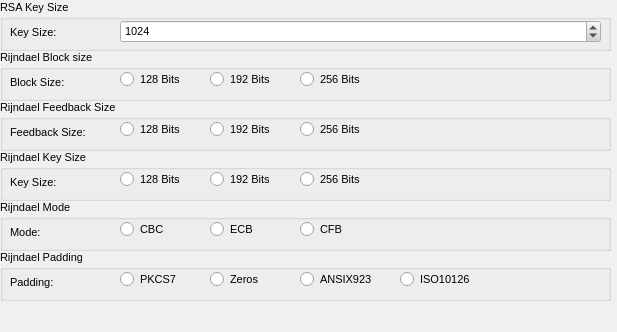
<ui version="4.0" >
 <author></author>
 <comment></comment>
 <exportmacro></exportmacro>
 <class>CryptographyDialog</class>
 <widget class="QWidget" name="CryptographyDialog" >
  <property name="geometry" >
   <rect>
    <x>0</x>
    <y>0</y>
    <width>617</width>
    <height>332</height>
   </rect>
  </property>
  <property name="sizePolicy" >
   <sizepolicy>
    <hsizetype>7</hsizetype>
    <vsizetype>7</vsizetype>
    <horstretch>0</horstretch>
    <verstretch>0</verstretch>
   </sizepolicy>
  </property>
  <property name="palette" >
   <palette>
    <active>
     <color>
      <red>0</red>
      <green>0</green>
      <blue>0</blue>
     </color>
     <color>
      <red>208</red>
      <green>208</green>
      <blue>208</blue>
     </color>
     <color>
      <red>255</red>
      <green>255</green>
      <blue>255</blue>
     </color>
     <color>
      <red>247</red>
      <green>247</green>
      <blue>247</blue>
     </color>
     <color>
      <red>104</red>
      <green>104</green>
      <blue>104</blue>
     </color>
     <color>
      <red>139</red>
      <green>139</green>
      <blue>139</blue>
     </color>
     <color>
      <red>0</red>
      <green>0</green>
      <blue>0</blue>
     </color>
     <color>
      <red>255</red>
      <green>255</green>
      <blue>255</blue>
     </color>
     <color>
      <red>0</red>
      <green>0</green>
      <blue>0</blue>
     </color>
     <color>
      <red>255</red>
      <green>255</green>
      <blue>255</blue>
     </color>
     <color>
      <red>240</red>
      <green>240</green>
      <blue>240</blue>
     </color>
     <color>
      <red>0</red>
      <green>0</green>
      <blue>0</blue>
     </color>
     <color>
      <red>0</red>
      <green>0</green>
      <blue>128</blue>
     </color>
     <color>
      <red>255</red>
      <green>255</green>
      <blue>255</blue>
     </color>
     <color>
      <red>0</red>
      <green>0</green>
      <blue>255</blue>
     </color>
     <color>
      <red>255</red>
      <green>0</green>
      <blue>255</blue>
     </color>
     <color>
      <red>231</red>
      <green>231</green>
      <blue>231</blue>
     </color>
    </active>
    <inactive>
     <color>
      <red>0</red>
      <green>0</green>
      <blue>0</blue>
     </color>
     <color>
      <red>208</red>
      <green>208</green>
      <blue>208</blue>
     </color>
     <color>
      <red>255</red>
      <green>255</green>
      <blue>255</blue>
     </color>
     <color>
      <red>247</red>
      <green>247</green>
      <blue>247</blue>
     </color>
     <color>
      <red>104</red>
      <green>104</green>
      <blue>104</blue>
     </color>
     <color>
      <red>139</red>
      <green>139</green>
      <blue>139</blue>
     </color>
     <color>
      <red>0</red>
      <green>0</green>
      <blue>0</blue>
     </color>
     <color>
      <red>255</red>
      <green>255</green>
      <blue>255</blue>
     </color>
     <color>
      <red>0</red>
      <green>0</green>
      <blue>0</blue>
     </color>
     <color>
      <red>255</red>
      <green>255</green>
      <blue>255</blue>
     </color>
     <color>
      <red>240</red>
      <green>240</green>
      <blue>240</blue>
     </color>
     <color>
      <red>0</red>
      <green>0</green>
      <blue>0</blue>
     </color>
     <color>
      <red>192</red>
      <green>192</green>
      <blue>192</blue>
     </color>
     <color>
      <red>0</red>
      <green>0</green>
      <blue>0</blue>
     </color>
     <color>
      <red>0</red>
      <green>0</green>
      <blue>255</blue>
     </color>
     <color>
      <red>255</red>
      <green>0</green>
      <blue>255</blue>
     </color>
     <color>
      <red>231</red>
      <green>231</green>
      <blue>231</blue>
     </color>
    </inactive>
    <disabled>
     <color>
      <red>104</red>
      <green>104</green>
      <blue>104</blue>
     </color>
     <color>
      <red>208</red>
      <green>208</green>
      <blue>208</blue>
     </color>
     <color>
      <red>255</red>
      <green>255</green>
      <blue>255</blue>
     </color>
     <color>
      <red>247</red>
      <green>247</green>
      <blue>247</blue>
     </color>
     <color>
      <red>104</red>
      <green>104</green>
      <blue>104</blue>
     </color>
     <color>
      <red>139</red>
      <green>139</green>
      <blue>139</blue>
     </color>
     <color>
      <red>104</red>
      <green>104</green>
      <blue>104</blue>
     </color>
     <color>
      <red>255</red>
      <green>255</green>
      <blue>255</blue>
     </color>
     <color>
      <red>104</red>
      <green>104</green>
      <blue>104</blue>
     </color>
     <color>
      <red>240</red>
      <green>240</green>
      <blue>240</blue>
     </color>
     <color>
      <red>240</red>
      <green>240</green>
      <blue>240</blue>
     </color>
     <color>
      <red>0</red>
      <green>0</green>
      <blue>0</blue>
     </color>
     <color>
      <red>0</red>
      <green>0</green>
      <blue>128</blue>
     </color>
     <color>
      <red>255</red>
      <green>255</green>
      <blue>255</blue>
     </color>
     <color>
      <red>0</red>
      <green>0</green>
      <blue>255</blue>
     </color>
     <color>
      <red>255</red>
      <green>0</green>
      <blue>255</blue>
     </color>
     <color>
      <red>231</red>
      <green>231</green>
      <blue>231</blue>
     </color>
    </disabled>
   </palette>
  </property>
  <property name="font" >
   <font>
    <family>Arial</family>
    <pointsize>8</pointsize>
    <weight>50</weight>
    <italic>false</italic>
    <bold>false</bold>
    <underline>false</underline>
    <strikeout>false</strikeout>
   </font>
  </property>
  <property name="contextMenuPolicy" >
   <enum>Qt::NoContextMenu</enum>
  </property>
  <widget class="QGroupBox" name="groupBox_2" >
   <property name="geometry" >
    <rect>
     <x>0</x>
     <y>0</y>
     <width>611</width>
     <height>51</height>
    </rect>
   </property>
   <property name="title" >
    <string>RSA Key Size</string>
   </property>
   <widget class="QLabel" name="label" >
    <property name="geometry" >
     <rect>
      <x>10</x>
      <y>20</y>
      <width>54</width>
      <height>25</height>
     </rect>
    </property>
    <property name="text" >
     <string>Key Size:</string>
    </property>
   </widget>
   <widget class="QSpinBox" name="spinBoxkeysize" >
    <property name="geometry" >
     <rect>
      <x>120</x>
      <y>20</y>
      <width>481</width>
      <height>23</height>
     </rect>
    </property>
    <property name="maximum" >
    <number>16384</number>
    </property>
    <property name="minimum" >
    <number>384</number>
    </property>
    <property name="value" >
    <number>1024</number>
    </property>
   </widget>
  </widget>
  <widget class="QGroupBox" name="groupBox_4" >
   <property name="geometry" >
    <rect>
     <x>0</x>
     <y>50</y>
     <width>611</width>
     <height>51</height>
    </rect>
   </property>
   <property name="title" >
    <string>Rijndael Block size</string>
   </property>
   <widget class="QRadioButton" name="radioButton" >
    <property name="geometry" >
     <rect>
      <x>120</x>
      <y>20</y>
      <width>83</width>
      <height>18</height>
     </rect>
    </property>
    <property name="text" >
     <string>128 Bits</string>
    </property>
   </widget>
   <widget class="QRadioButton" name="radioButton_7" >
    <property name="geometry" >
     <rect>
      <x>230</x>
      <y>50</y>
      <width>83</width>
      <height>18</height>
     </rect>
    </property>
    <property name="text" >
     <string>192 Bits</string>
    </property>
   </widget>
   <widget class="QRadioButton" name="radioButton_8" >
    <property name="geometry" >
     <rect>
      <x>240</x>
      <y>60</y>
      <width>83</width>
      <height>18</height>
     </rect>
    </property>
    <property name="text" >
     <string>192 Bits</string>
    </property>
   </widget>
   <widget class="QRadioButton" name="radioButton_4" >
    <property name="geometry" >
     <rect>
      <x>210</x>
      <y>20</y>
      <width>83</width>
      <height>18</height>
     </rect>
    </property>
    <property name="text" >
     <string>192 Bits</string>
    </property>
   </widget>
   <widget class="QRadioButton" name="radioButton_9" >
    <property name="geometry" >
     <rect>
      <x>300</x>
      <y>20</y>
      <width>83</width>
      <height>18</height>
     </rect>
    </property>
    <property name="text" >
     <string>256 Bits</string>
    </property>
   </widget>
   <widget class="QLabel" name="label_2" >
    <property name="geometry" >
     <rect>
      <x>10</x>
      <y>20</y>
      <width>61</width>
      <height>25</height>
     </rect>
    </property>
    <property name="text" >
     <string>Block Size:</string>
    </property>
   </widget>
  </widget>
  <widget class="QGroupBox" name="groupBox_3" >
   <property name="geometry" >
    <rect>
     <x>0</x>
     <y>100</y>
     <width>611</width>
     <height>51</height>
    </rect>
   </property>
   <property name="title" >
    <string>Rijndael Feedback Size</string>
   </property>
   <widget class="QRadioButton" name="radioButton_2" >
    <property name="geometry" >
     <rect>
      <x>120</x>
      <y>20</y>
      <width>83</width>
      <height>18</height>
     </rect>
    </property>
    <property name="text" >
     <string>128 Bits</string>
    </property>
   </widget>
   <widget class="QRadioButton" name="radioButton_5" >
    <property name="geometry" >
     <rect>
      <x>210</x>
      <y>20</y>
      <width>83</width>
      <height>18</height>
     </rect>
    </property>
    <property name="text" >
     <string>192 Bits</string>
    </property>
   </widget>
   <widget class="QRadioButton" name="radioButton_10" >
    <property name="geometry" >
     <rect>
      <x>300</x>
      <y>20</y>
      <width>83</width>
      <height>18</height>
     </rect>
    </property>
    <property name="text" >
     <string>256 Bits</string>
    </property>
   </widget>
   <widget class="QLabel" name="label_3" >
    <property name="geometry" >
     <rect>
      <x>10</x>
      <y>20</y>
      <width>82</width>
      <height>25</height>
     </rect>
    </property>
    <property name="text" >
     <string>Feedback Size:</string>
    </property>
   </widget>
  </widget>
  <widget class="QGroupBox" name="groupBox_7" >
   <property name="geometry" >
    <rect>
     <x>0</x>
     <y>200</y>
     <width>611</width>
     <height>51</height>
    </rect>
   </property>
   <property name="title" >
    <string>Rijndael Mode</string>
   </property>
   <widget class="QRadioButton" name="radioButton_12" >
    <property name="geometry" >
     <rect>
      <x>120</x>
      <y>20</y>
      <width>83</width>
      <height>18</height>
     </rect>
    </property>
    <property name="text" >
     <string>CBC</string>
    </property>
   </widget>
   <widget class="QRadioButton" name="radioButton_13" >
    <property name="geometry" >
     <rect>
      <x>210</x>
      <y>20</y>
      <width>71</width>
      <height>18</height>
     </rect>
    </property>
    <property name="text" >
     <string>ECB</string>
    </property>
   </widget>
   <widget class="QRadioButton" name="radioButton_14" >
    <property name="geometry" >
     <rect>
      <x>300</x>
      <y>20</y>
      <width>83</width>
      <height>18</height>
     </rect>
    </property>
    <property name="text" >
     <string>CFB</string>
    </property>
   </widget>
   <widget class="QLabel" name="label_5" >
    <property name="geometry" >
     <rect>
      <x>10</x>
      <y>20</y>
      <width>61</width>
      <height>25</height>
     </rect>
    </property>
    <property name="text" >
     <string>Mode:</string>
    </property>
   </widget>
  </widget>
  <widget class="QGroupBox" name="groupBox_5" >
   <property name="geometry" >
    <rect>
     <x>0</x>
     <y>150</y>
     <width>611</width>
     <height>51</height>
    </rect>
   </property>
   <property name="title" >
    <string>Rijndael Key Size</string>
   </property>
   <widget class="QRadioButton" name="radioButton_3" >
    <property name="geometry" >
     <rect>
      <x>120</x>
      <y>20</y>
      <width>83</width>
      <height>18</height>
     </rect>
    </property>
    <property name="text" >
     <string>128 Bits</string>
    </property>
   </widget>
   <widget class="QRadioButton" name="radioButton_11" >
    <property name="geometry" >
     <rect>
      <x>300</x>
      <y>20</y>
      <width>83</width>
      <height>18</height>
     </rect>
    </property>
    <property name="text" >
     <string>256 Bits</string>
    </property>
   </widget>
   <widget class="QRadioButton" name="radioButton_6" >
    <property name="geometry" >
     <rect>
      <x>210</x>
      <y>20</y>
      <width>83</width>
      <height>18</height>
     </rect>
    </property>
    <property name="text" >
     <string>192 Bits</string>
    </property>
   </widget>
   <widget class="QLabel" name="label_4" >
    <property name="geometry" >
     <rect>
      <x>10</x>
      <y>20</y>
      <width>54</width>
      <height>25</height>
     </rect>
    </property>
    <property name="text" >
     <string>Key Size:</string>
    </property>
   </widget>
  </widget>
  <widget class="QGroupBox" name="groupBox_6" >
   <property name="geometry" >
    <rect>
     <x>0</x>
     <y>250</y>
     <width>611</width>
     <height>51</height>
    </rect>
   </property>
   <property name="title" >
    <string>Rijndael Padding</string>
   </property>
   <widget class="QRadioButton" name="radioButton_15" >
    <property name="geometry" >
     <rect>
      <x>120</x>
      <y>20</y>
      <width>83</width>
      <height>18</height>
     </rect>
    </property>
    <property name="text" >
     <string>PKCS7</string>
    </property>
   </widget>
   <widget class="QRadioButton" name="radioButton_16" >
    <property name="geometry" >
     <rect>
      <x>210</x>
      <y>20</y>
      <width>83</width>
      <height>18</height>
     </rect>
    </property>
    <property name="text" >
     <string>Zeros</string>
    </property>
   </widget>
   <widget class="QRadioButton" name="radioButton_17" >
    <property name="geometry" >
     <rect>
      <x>300</x>
      <y>20</y>
      <width>83</width>
      <height>18</height>
     </rect>
    </property>
    <property name="text" >
     <string>ANSIX923</string>
    </property>
   </widget>
   <widget class="QRadioButton" name="radioButton_18" >
    <property name="geometry" >
     <rect>
      <x>400</x>
      <y>20</y>
      <width>83</width>
      <height>18</height>
     </rect>
    </property>
    <property name="text" >
     <string>ISO10126</string>
    </property>
   </widget>
   <widget class="QLabel" name="label_6" >
    <property name="geometry" >
     <rect>
      <x>10</x>
      <y>20</y>
      <width>61</width>
      <height>25</height>
     </rect>
    </property>
    <property name="text" >
     <string>Padding:</string>
    </property>
   </widget>
  </widget>
 </widget>
 <pixmapfunction></pixmapfunction>
 <resources>
  <include location="../images.qrc" />
 </resources>
 <connections/>
</ui>
